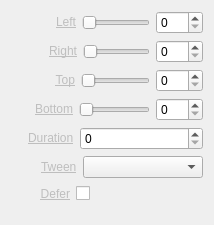
<?xml version="1.0" encoding="UTF-8"?>
<ui version="4.0">
 <class>InspectorCropWidget</class>
 <widget class="QWidget" name="InspectorCropWidget">
  <property name="geometry">
   <rect>
    <x>0</x>
    <y>0</y>
    <width>214</width>
    <height>224</height>
   </rect>
  </property>
  <property name="sizePolicy">
   <sizepolicy hsizetype="Expanding" vsizetype="Preferred">
    <horstretch>0</horstretch>
    <verstretch>0</verstretch>
   </sizepolicy>
  </property>
  <layout class="QVBoxLayout" name="verticalLayout">
   <item>
    <layout class="QHBoxLayout" name="horizontalCropLeft">
     <item>
      <spacer name="horizontalSpacerCropLeft">
       <property name="orientation">
        <enum>Qt::Horizontal</enum>
       </property>
       <property name="sizeType">
        <enum>QSizePolicy::Fixed</enum>
       </property>
       <property name="sizeHint" stdset="0">
        <size>
         <width>44</width>
         <height>20</height>
        </size>
       </property>
      </spacer>
     </item>
     <item>
      <widget class="QLabel" name="labelCropLeft">
       <property name="text">
        <string>&lt;a href=&quot;Left&quot; style=&quot;color: #BEBEBE;&quot;&gt;Left&lt;/a&gt;</string>
       </property>
       <property name="alignment">
        <set>Qt::AlignRight|Qt::AlignTrailing|Qt::AlignVCenter</set>
       </property>
      </widget>
     </item>
     <item>
      <widget class="QSlider" name="sliderCropLeft">
       <property name="maximum">
        <number>100</number>
       </property>
       <property name="orientation">
        <enum>Qt::Horizontal</enum>
       </property>
      </widget>
     </item>
     <item>
      <widget class="QSpinBox" name="spinBoxCropLeft">
       <property name="maximum">
        <number>100</number>
       </property>
      </widget>
     </item>
    </layout>
   </item>
   <item>
    <layout class="QHBoxLayout" name="horizontalLayoutCropTop">
     <item>
      <spacer name="horizontalSpacerCropTop">
       <property name="orientation">
        <enum>Qt::Horizontal</enum>
       </property>
       <property name="sizeType">
        <enum>QSizePolicy::Fixed</enum>
       </property>
       <property name="sizeHint" stdset="0">
        <size>
         <width>37</width>
         <height>20</height>
        </size>
       </property>
      </spacer>
     </item>
     <item>
      <widget class="QLabel" name="labelCropTop">
       <property name="text">
        <string>&lt;a href=&quot;Right&quot; style=&quot;color: #BEBEBE;&quot;&gt;Right&lt;/a&gt;</string>
       </property>
       <property name="alignment">
        <set>Qt::AlignRight|Qt::AlignTrailing|Qt::AlignVCenter</set>
       </property>
      </widget>
     </item>
     <item>
      <widget class="QSlider" name="sliderCropTop">
       <property name="maximum">
        <number>100</number>
       </property>
       <property name="orientation">
        <enum>Qt::Horizontal</enum>
       </property>
      </widget>
     </item>
     <item>
      <widget class="QSpinBox" name="spinBoxCropTop">
       <property name="maximum">
        <number>100</number>
       </property>
      </widget>
     </item>
    </layout>
   </item>
   <item>
    <layout class="QHBoxLayout" name="horizontalLayoutCropRight">
     <item>
      <spacer name="horizontalSpacerCropRight">
       <property name="orientation">
        <enum>Qt::Horizontal</enum>
       </property>
       <property name="sizeType">
        <enum>QSizePolicy::Fixed</enum>
       </property>
       <property name="sizeHint" stdset="0">
        <size>
         <width>44</width>
         <height>20</height>
        </size>
       </property>
      </spacer>
     </item>
     <item>
      <widget class="QLabel" name="labelCropRight">
       <property name="text">
        <string>&lt;a href=&quot;Top&quot; style=&quot;color: #BEBEBE;&quot;&gt;Top&lt;/a&gt;</string>
       </property>
       <property name="alignment">
        <set>Qt::AlignRight|Qt::AlignTrailing|Qt::AlignVCenter</set>
       </property>
      </widget>
     </item>
     <item>
      <widget class="QSlider" name="sliderCropRight">
       <property name="maximum">
        <number>100</number>
       </property>
       <property name="orientation">
        <enum>Qt::Horizontal</enum>
       </property>
      </widget>
     </item>
     <item>
      <widget class="QSpinBox" name="spinBoxCropRight">
       <property name="maximum">
        <number>100</number>
       </property>
      </widget>
     </item>
    </layout>
   </item>
   <item>
    <layout class="QHBoxLayout" name="horizontalLayoutCropBottom">
     <item>
      <spacer name="horizontalSpacerCropBottom">
       <property name="orientation">
        <enum>Qt::Horizontal</enum>
       </property>
       <property name="sizeType">
        <enum>QSizePolicy::Fixed</enum>
       </property>
       <property name="sizeHint" stdset="0">
        <size>
         <width>24</width>
         <height>20</height>
        </size>
       </property>
      </spacer>
     </item>
     <item>
      <widget class="QLabel" name="labelCropBottom">
       <property name="text">
        <string>&lt;a href=&quot;Bottom&quot; style=&quot;color: #BEBEBE;&quot;&gt;Bottom&lt;/a&gt;</string>
       </property>
       <property name="alignment">
        <set>Qt::AlignRight|Qt::AlignTrailing|Qt::AlignVCenter</set>
       </property>
      </widget>
     </item>
     <item>
      <widget class="QSlider" name="sliderCropBottom">
       <property name="maximum">
        <number>100</number>
       </property>
       <property name="orientation">
        <enum>Qt::Horizontal</enum>
       </property>
      </widget>
     </item>
     <item>
      <widget class="QSpinBox" name="spinBoxCropBottom">
       <property name="maximum">
        <number>100</number>
       </property>
      </widget>
     </item>
    </layout>
   </item>
   <item>
    <layout class="QHBoxLayout" name="horizontalLayoutDuration">
     <item>
      <spacer name="horizontalSpacerDuration">
       <property name="orientation">
        <enum>Qt::Horizontal</enum>
       </property>
       <property name="sizeType">
        <enum>QSizePolicy::Fixed</enum>
       </property>
       <property name="sizeHint" stdset="0">
        <size>
         <width>17</width>
         <height>20</height>
        </size>
       </property>
      </spacer>
     </item>
     <item>
      <widget class="QLabel" name="labelDuration">
       <property name="text">
        <string>&lt;a href=&quot;Duration&quot; style=&quot;color: #BEBEBE;&quot;&gt;Duration&lt;/a&gt;</string>
       </property>
      </widget>
     </item>
     <item>
      <widget class="QSpinBox" name="spinBoxDuration">
       <property name="sizePolicy">
        <sizepolicy hsizetype="Expanding" vsizetype="Fixed">
         <horstretch>0</horstretch>
         <verstretch>0</verstretch>
        </sizepolicy>
       </property>
       <property name="maximum">
        <number>999</number>
       </property>
      </widget>
     </item>
    </layout>
   </item>
   <item>
    <layout class="QHBoxLayout" name="horizontalLayoutTween">
     <item>
      <spacer name="horizontalSpacerTween">
       <property name="orientation">
        <enum>Qt::Horizontal</enum>
       </property>
       <property name="sizeType">
        <enum>QSizePolicy::Fixed</enum>
       </property>
       <property name="sizeHint" stdset="0">
        <size>
         <width>30</width>
         <height>20</height>
        </size>
       </property>
      </spacer>
     </item>
     <item>
      <widget class="QLabel" name="labelEasing">
       <property name="text">
        <string>&lt;a href=&quot;Tween&quot; style=&quot;color: #BEBEBE;&quot;&gt;Tween&lt;/a&gt;</string>
       </property>
      </widget>
     </item>
     <item>
      <widget class="QComboBox" name="comboBoxTween">
       <property name="sizePolicy">
        <sizepolicy hsizetype="Expanding" vsizetype="Fixed">
         <horstretch>0</horstretch>
         <verstretch>0</verstretch>
        </sizepolicy>
       </property>
      </widget>
     </item>
    </layout>
   </item>
   <item>
    <layout class="QHBoxLayout" name="horizontalLayoutDefer">
     <item>
      <spacer name="horizontalSpacerDefer1">
       <property name="orientation">
        <enum>Qt::Horizontal</enum>
       </property>
       <property name="sizeType">
        <enum>QSizePolicy::Fixed</enum>
       </property>
       <property name="sizeHint" stdset="0">
        <size>
         <width>29</width>
         <height>20</height>
        </size>
       </property>
      </spacer>
     </item>
     <item>
      <widget class="QLabel" name="labelDefer">
       <property name="text">
        <string>&lt;a href=&quot;Defer&quot; style=&quot;color: #BEBEBE;&quot;&gt;Defer&lt;/a&gt;</string>
       </property>
       <property name="alignment">
        <set>Qt::AlignRight|Qt::AlignTrailing|Qt::AlignVCenter</set>
       </property>
      </widget>
     </item>
     <item>
      <widget class="QCheckBox" name="checkBoxDefer">
       <property name="layoutDirection">
        <enum>Qt::RightToLeft</enum>
       </property>
       <property name="text">
        <string/>
       </property>
      </widget>
     </item>
     <item>
      <spacer name="horizontalSpacerDefer2">
       <property name="orientation">
        <enum>Qt::Horizontal</enum>
       </property>
       <property name="sizeHint" stdset="0">
        <size>
         <width>40</width>
         <height>20</height>
        </size>
       </property>
      </spacer>
     </item>
    </layout>
   </item>
   <item>
    <spacer name="verticalSpacerCrop">
     <property name="orientation">
      <enum>Qt::Vertical</enum>
     </property>
     <property name="sizeType">
      <enum>QSizePolicy::Fixed</enum>
     </property>
     <property name="sizeHint" stdset="0">
      <size>
       <width>20</width>
       <height>10</height>
      </size>
     </property>
    </spacer>
   </item>
  </layout>
 </widget>
 <resources/>
 <connections>
  <connection>
   <sender>labelCropLeft</sender>
   <signal>linkActivated(QString)</signal>
   <receiver>InspectorCropWidget</receiver>
   <slot>resetCropLeft(QString)</slot>
   <hints>
    <hint type="sourcelabel">
     <x>75</x>
     <y>29</y>
    </hint>
    <hint type="destinationlabel">
     <x>0</x>
     <y>195</y>
    </hint>
   </hints>
  </connection>
  <connection>
   <sender>labelCropTop</sender>
   <signal>linkActivated(QString)</signal>
   <receiver>InspectorCropWidget</receiver>
   <slot>resetCropTop(QString)</slot>
   <hints>
    <hint type="sourcelabel">
     <x>62</x>
     <y>57</y>
    </hint>
    <hint type="destinationlabel">
     <x>24</x>
     <y>195</y>
    </hint>
   </hints>
  </connection>
  <connection>
   <sender>labelCropRight</sender>
   <signal>linkActivated(QString)</signal>
   <receiver>InspectorCropWidget</receiver>
   <slot>resetCropRight(QString)</slot>
   <hints>
    <hint type="sourcelabel">
     <x>76</x>
     <y>85</y>
    </hint>
    <hint type="destinationlabel">
     <x>11</x>
     <y>195</y>
    </hint>
   </hints>
  </connection>
  <connection>
   <sender>labelCropBottom</sender>
   <signal>linkActivated(QString)</signal>
   <receiver>InspectorCropWidget</receiver>
   <slot>resetCropBottom(QString)</slot>
   <hints>
    <hint type="sourcelabel">
     <x>52</x>
     <y>113</y>
    </hint>
    <hint type="destinationlabel">
     <x>27</x>
     <y>195</y>
    </hint>
   </hints>
  </connection>
  <connection>
   <sender>spinBoxDuration</sender>
   <signal>valueChanged(int)</signal>
   <receiver>InspectorCropWidget</receiver>
   <slot>durationChanged(int)</slot>
   <hints>
    <hint type="sourcelabel">
     <x>203</x>
     <y>141</y>
    </hint>
    <hint type="destinationlabel">
     <x>206</x>
     <y>128</y>
    </hint>
   </hints>
  </connection>
  <connection>
   <sender>comboBoxTween</sender>
   <signal>currentIndexChanged(QString)</signal>
   <receiver>InspectorCropWidget</receiver>
   <slot>tweenChanged(QString)</slot>
   <hints>
    <hint type="sourcelabel">
     <x>203</x>
     <y>169</y>
    </hint>
    <hint type="destinationlabel">
     <x>211</x>
     <y>158</y>
    </hint>
   </hints>
  </connection>
  <connection>
   <sender>labelEasing</sender>
   <signal>linkActivated(QString)</signal>
   <receiver>InspectorCropWidget</receiver>
   <slot>resetTween(QString)</slot>
   <hints>
    <hint type="sourcelabel">
     <x>76</x>
     <y>169</y>
    </hint>
    <hint type="destinationlabel">
     <x>0</x>
     <y>160</y>
    </hint>
   </hints>
  </connection>
  <connection>
   <sender>labelDuration</sender>
   <signal>linkActivated(QString)</signal>
   <receiver>InspectorCropWidget</receiver>
   <slot>resetDuration(QString)</slot>
   <hints>
    <hint type="sourcelabel">
     <x>51</x>
     <y>130</y>
    </hint>
    <hint type="destinationlabel">
     <x>0</x>
     <y>131</y>
    </hint>
   </hints>
  </connection>
  <connection>
   <sender>sliderCropLeft</sender>
   <signal>valueChanged(int)</signal>
   <receiver>InspectorCropWidget</receiver>
   <slot>sliderCropLeftChanged(int)</slot>
   <hints>
    <hint type="sourcelabel">
     <x>124</x>
     <y>20</y>
    </hint>
    <hint type="destinationlabel">
     <x>0</x>
     <y>21</y>
    </hint>
   </hints>
  </connection>
  <connection>
   <sender>sliderCropTop</sender>
   <signal>valueChanged(int)</signal>
   <receiver>InspectorCropWidget</receiver>
   <slot>sliderCropTopChanged(int)</slot>
   <hints>
    <hint type="sourcelabel">
     <x>113</x>
     <y>46</y>
    </hint>
    <hint type="destinationlabel">
     <x>1</x>
     <y>55</y>
    </hint>
   </hints>
  </connection>
  <connection>
   <sender>sliderCropRight</sender>
   <signal>valueChanged(int)</signal>
   <receiver>InspectorCropWidget</receiver>
   <slot>sliderCropRightChanged(int)</slot>
   <hints>
    <hint type="sourcelabel">
     <x>155</x>
     <y>84</y>
    </hint>
    <hint type="destinationlabel">
     <x>4</x>
     <y>86</y>
    </hint>
   </hints>
  </connection>
  <connection>
   <sender>spinBoxCropLeft</sender>
   <signal>valueChanged(int)</signal>
   <receiver>InspectorCropWidget</receiver>
   <slot>spinBoxCropLeftChanged(int)</slot>
   <hints>
    <hint type="sourcelabel">
     <x>188</x>
     <y>18</y>
    </hint>
    <hint type="destinationlabel">
     <x>213</x>
     <y>18</y>
    </hint>
   </hints>
  </connection>
  <connection>
   <sender>spinBoxCropTop</sender>
   <signal>valueChanged(int)</signal>
   <receiver>InspectorCropWidget</receiver>
   <slot>spinBoxCropTopChanged(int)</slot>
   <hints>
    <hint type="sourcelabel">
     <x>203</x>
     <y>57</y>
    </hint>
    <hint type="destinationlabel">
     <x>213</x>
     <y>57</y>
    </hint>
   </hints>
  </connection>
  <connection>
   <sender>spinBoxCropRight</sender>
   <signal>valueChanged(int)</signal>
   <receiver>InspectorCropWidget</receiver>
   <slot>spinBoxCropRightChanged(int)</slot>
   <hints>
    <hint type="sourcelabel">
     <x>197</x>
     <y>84</y>
    </hint>
    <hint type="destinationlabel">
     <x>213</x>
     <y>82</y>
    </hint>
   </hints>
  </connection>
  <connection>
   <sender>spinBoxCropBottom</sender>
   <signal>valueChanged(int)</signal>
   <receiver>InspectorCropWidget</receiver>
   <slot>spinBoxCropBottomChanged(int)</slot>
   <hints>
    <hint type="sourcelabel">
     <x>186</x>
     <y>110</y>
    </hint>
    <hint type="destinationlabel">
     <x>213</x>
     <y>110</y>
    </hint>
   </hints>
  </connection>
  <connection>
   <sender>sliderCropBottom</sender>
   <signal>valueChanged(int)</signal>
   <receiver>InspectorCropWidget</receiver>
   <slot>sliderCropBottomChanged(int)</slot>
   <hints>
    <hint type="sourcelabel">
     <x>94</x>
     <y>108</y>
    </hint>
    <hint type="destinationlabel">
     <x>2</x>
     <y>113</y>
    </hint>
   </hints>
  </connection>
  <connection>
   <sender>labelDefer</sender>
   <signal>linkActivated(QString)</signal>
   <receiver>InspectorCropWidget</receiver>
   <slot>resetDefer(QString)</slot>
   <hints>
    <hint type="sourcelabel">
     <x>45</x>
     <y>188</y>
    </hint>
    <hint type="destinationlabel">
     <x>7</x>
     <y>185</y>
    </hint>
   </hints>
  </connection>
  <connection>
   <sender>checkBoxDefer</sender>
   <signal>stateChanged(int)</signal>
   <receiver>InspectorCropWidget</receiver>
   <slot>deferChanged(int)</slot>
   <hints>
    <hint type="sourcelabel">
     <x>90</x>
     <y>190</y>
    </hint>
    <hint type="destinationlabel">
     <x>222</x>
     <y>191</y>
    </hint>
   </hints>
  </connection>
 </connections>
 <slots>
  <slot>sliderCropLeftChanged(int)</slot>
  <slot>sliderCropRightChanged(int)</slot>
  <slot>sliderCropTopChanged(int)</slot>
  <slot>sliderCropBottomChanged(int)</slot>
  <slot>resetCropLeft(QString)</slot>
  <slot>resetCropRight(QString)</slot>
  <slot>resetCropTop(QString)</slot>
  <slot>resetCropBottom(QString)</slot>
  <slot>resetDuration(QString)</slot>
  <slot>resetTween(QString)</slot>
  <slot>durationChanged(int)</slot>
  <slot>tweenChanged(QString)</slot>
  <slot>spinBoxCropLeftChanged(int)</slot>
  <slot>spinBoxCropRightChanged(int)</slot>
  <slot>spinBoxCropTopChanged(int)</slot>
  <slot>spinBoxCropBottomChanged(int)</slot>
  <slot>resetDefer(QString)</slot>
  <slot>deferChanged(int)</slot>
 </slots>
</ui>
